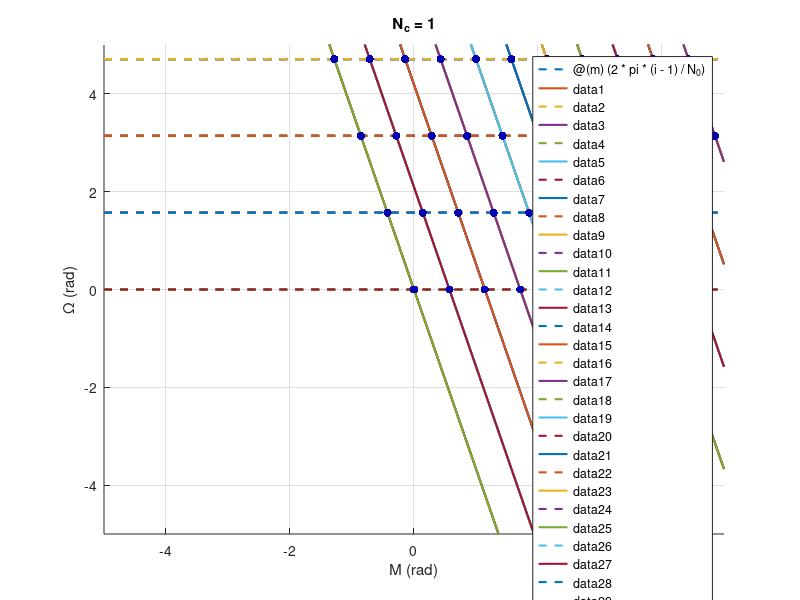

Here is the MATLAB script that generated this plot: (Note: this script raises an error after producing the figure.)
clear;clc;close all
%%

N_0  = 4; % #Planes
N_s0 = 11; % #Sats/planes
N_c  = 3; % Phasing parameter, [1, N_0]

L = [N_0, 0;
    N_c, N_s0]; % Lattice matrix

C = zeros(N_0, N_s0, 2); % Plane x Sat x Omega&M
%C(1,1,:) = 0; % RAAN and M of first satellite

figure()
hold on
for i = 1:N_0
    for j = 1:N_s0

        B = 2*pi*[i-1; j-1];
        C(i,j,:) = linsolve(L, B); % Matrix with all the pairs O-M

        Omega(i,j) = C(i,j,1);
        M(i,j)     = C(i,j,2);

        fun1 = @(m) (2*pi*(i-1)/N_0);        
        fun2 = @(m) ((2*pi*(j-1) - m*N_s0)/N_c);

        fplot(fun1, '--', 'LineWidth',1.5)
        fplot(fun2, 'LineWidth',1.5)        

    end
end
% xticks([ 0 pi 2*pi 3*pi])
% xticklabels({'0','\pi','2\pi','3\pi'})
% yticks([ 0 pi 2*pi 3*pi])
% yticklabels({'0','\pi','2\pi','3\pi'})
% xlim([0, 2*pi])
ylim([-5, 5])
title('N_c = 1')
xlabel('M (rad)')
ylabel('\Omega (rad)')

% C_deg = C*180/pi;

%figure()
scatter(C(:,:,2), C(:,:,1), 'filled', 'MarkerFaceColor',[0 0 .7])
grid on
% ylabel('\Omega (rad)')
% xlabel('M (rad)')

%% OEs and plot orbits

mu = 3.986e14; % [m3/s2], Earth standard gravitational parameter
RE = 6371e3;   % [m], Earth Radius
h  = 580e3;    % [m], Altitude

a  = RE + h;
e  = 0;
i  = 72*pi/180; % [rad], Inclination
om = 0*pi/180;  % [rad], argument of the perigee

tau = 2*pi*sqrt((RE + h)^3/mu);

OM = C(:,:,1); % [rad], random RAAN value from the LFC computation
M  = C(:,:,2); % [rad], random Mean Anomaly value from the LFC computation
th = M; % Mean anomaly = to Eccentric anomaly = to true anomaly for e=0



th1 = 0;         % [rad]
th2 = 2*pi;      % [rad]
stepTh = pi/180; % [rad]

Terra_3D
for k = 1:size(th,1)
    for l = 1:size(th,2)

        [r,v] = kep2car(a, e, i, OM(k,l), om, th(k,l), mu);
        scatter3(r(1)/1000, r(2)/1000, r(3)/1000, 'filled', 'LineWidth',1.5)

        kepEl = [a, e, i, OM(k,l), om, th(k,l)];
        [X, Y, Z] = plotOrbit(kepEl, mu, th1, th2, stepTh);
        plot3(X./1000, Y./1000, Z./1000, 'Linewidth', 1.5, 'Color','red')

    end

end



%% MINIMUM DISTANCE CONSTRAINT (REF. 30)

% rho_min = Closest approach between the two satellites in two circular orbits

% DO = DeltaOmega, Delta RAAN bw circular orbits
% DM = DeltaMeanAnomaly, Delta mean anomaly bw satellites

% sufficient to evaluate the minimum distance between the first satellite,
% with all the other satellites staying on different orbital planes

rho_min = zeros();


for m = 1:size(th,1) 
    for n = 1:size(th,2)

        DM = M(m,n) - M(1,1); % [rad]. Take first satellite as reference
        DO = OM(m,n) - OM(1,1);

        DF = DM - 2*atan(-cos(i)*tan(DO/2));

        rho_min(m,n) = 2*abs(sqrt(1 + cos(i)^2 + sin(i)^2-cos(DO))/2)*sin(DF/2); % [rad]

    end

end

d_min = rho_min*(RE + h); % [m]
d_min_km = d_min/1000





